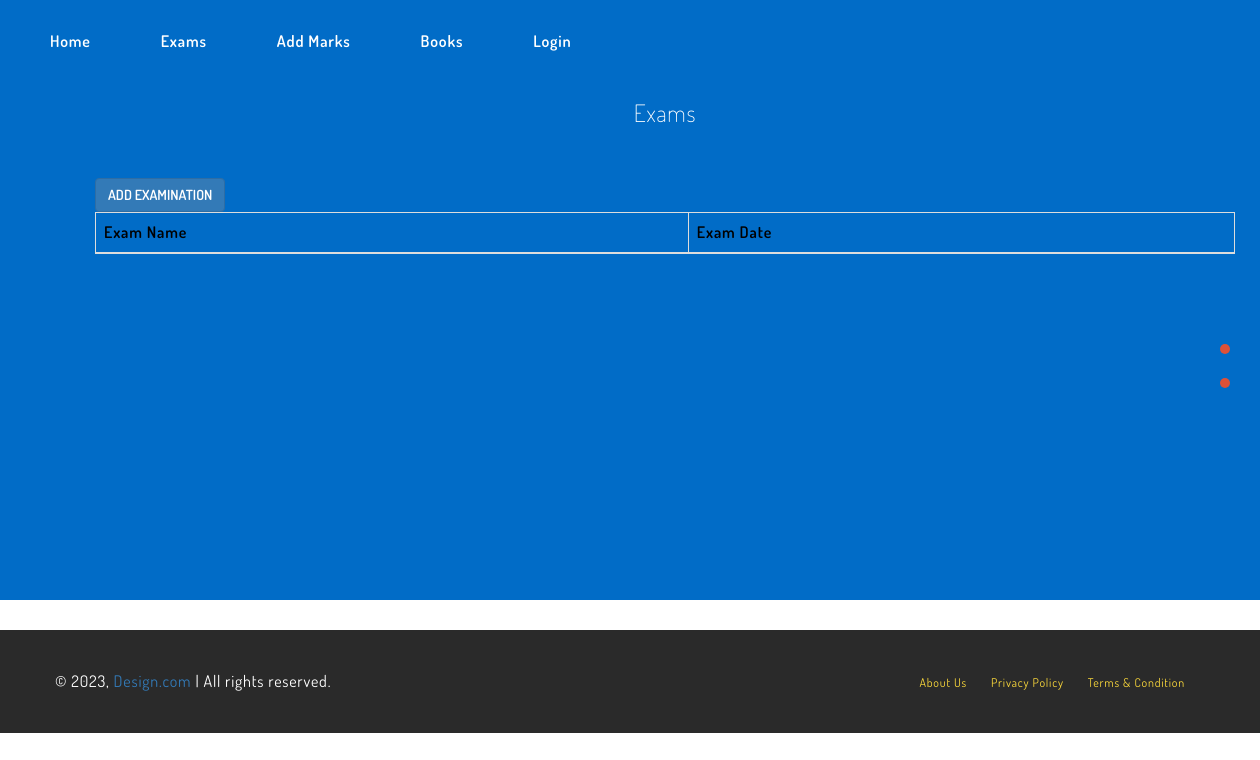
The app's page /Teacher/add_exam, older data.
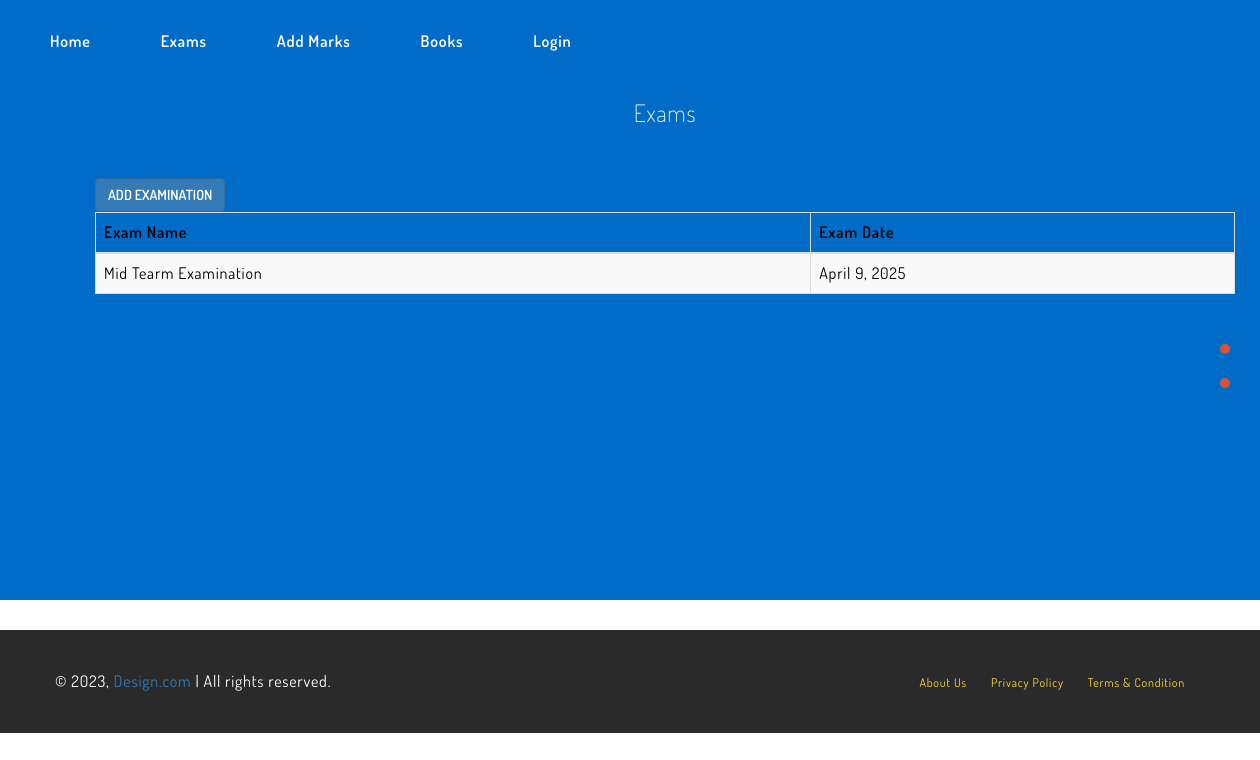
The same page, newer data.
### predict/models.py (models this page shows, shortened)
class Examination(models.Model):
    exam_name = models.CharField(max_length=100)
    exam_date = models.DateField()

### Teacher/views.py (the view)
# urls.py: path("add_exam",views.add_exam,name="add_exam"),
def add_exam(request):
    exams = Examination.objects.all()
    form = ExaminationForm()
    if request.method == "POST":
        form = ExaminationForm(request.POST)
        if form.is_valid():
            form.save()
            messages.info(request,"Exam Added")
            return redirect("add_exam")
    context = {
        "form":form,
        "exams":exams
    }
    return render(request,"add_exam.html",context)

### templates/add_exam.html (shortened to what this page needs)
{% extends "teacherindex.html" %}
{% block content %}
<div class="container">
    <div class="student_viewcontainer">
            <h3 class="text-center">Exams</h3>
            <button type="button" class="btn btn-primary" data-toggle="modal" data-target="#addExamModal">
                Add Examination
            </button>
            <table class="table table-bordered table-striped" style="color: black !important;">
                <thead>
                    <tr>
                        <th>Exam Name</th>
                        <th>Exam Date</th>
                    </tr>
                </thead>
                <tbody>
                    {% for exam in exams %}
                    <tr>
                        <td>{{ exam.exam_name }}</td>
                        <td>{{ exam.exam_date }}</td>
                    </tr>
                    {% endfor %}
                </tbody>
            </table>
    </div>
</div>
</div>
</div>
{% endblock %}

Row changes from the older to the newer data that the page shows:
added Examination: exam_name "Mid Tearm Examination", exam_date "April 9, 2025"
